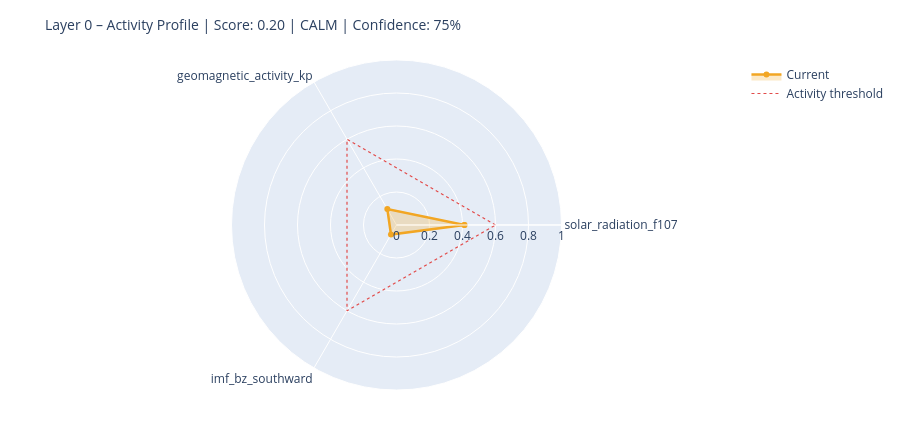

Notebook code for this chart:
### Markdown cell above
---
## 6. State Assessment & Handoff to Layer 1

### Code cell
# ============================================================
# STEP 1 – Collect raw values with source modes
# Mode: 'primary' | 'fallback_3h' | 'last_valid' | 'missing'
# ============================================================

def safe_last(df, col):
    if df is None or col not in df.columns: return None
    s = df[col].dropna()
    return float(s.iloc[-1]) if not s.empty else None

f107_now = safe_last(df_f107, 'f10.7')
bz_now   = safe_last(df_mag,  'bz_gsm')
kp_now   = safe_last(df_kp,   'kp')
sw_now   = safe_last(df_sw,   'speed')

source_modes = {
    'F10.7':    'primary'  if f107_now is not None else 'missing',
    'Kp':       'primary'  if kp_now   is not None else 'missing',
    'IMF_Bz':   'primary'  if bz_now   is not None else 'missing',
    'SW_speed': 'primary'  if sw_now   is not None else 'missing',
}

# Kp Fallback – 3h endpoint
if kp_now is None:
    try:
        r = requests.get(
            'https://services.swpc.noaa.gov/json/noaa-planetary-k-index.json',
            timeout=10)
        r.raise_for_status()
        fb = pd.DataFrame(r.json())
        tc = next((c for c in fb.columns if 'time' in c.lower()), fb.columns[0])
        kc = next((c for c in fb.columns if 'kp' in c.lower() and c != tc), None)
        if kc:
            fb[kc] = fb[kc].astype(str).str.extract(r'([0-9]+(?:\.[0-9]*)?)')[0]
            fb[kc] = pd.to_numeric(fb[kc], errors='coerce')
            fb = fb[fb[kc] >= 0].dropna(subset=[kc])
            if not fb.empty:
                kp_now = float(fb[kc].iloc[-1])
                source_modes['Kp'] = 'fallback_3h'
                print(f'  Kp fallback (3h): {kp_now:.1f}')
    except Exception as e:
        print(f'  Kp fallback failed: {e}')

# Solar Wind Fallback – last valid value
if sw_now is None and df_sw is not None and 'speed' in df_sw.columns:
    s = df_sw['speed'].dropna()
    if not s.empty:
        sw_now = float(s.iloc[-1])
        source_modes['SW_speed'] = 'last_valid'
        print(f'  SW fallback (last_valid): {sw_now:.0f} km/s')

print()
print('Source modes:', source_modes)

# ============================================================
# STEP 2 – Score from available components only
# ============================================================

def norm(v, lo, hi):
    if v is None: return None
    return max(0.0, min(1.0, (v - lo) / (hi - lo)))

COMPONENTS = {
    'solar_radiation_f107':    (f107_now, norm(f107_now, 60, 250)),
    'geomagnetic_activity_kp': (kp_now,   norm(kp_now,   0,   9)),
    'imf_bz_southward':        (bz_now,   norm(-(bz_now or 0) if bz_now else None, -5, 30)
                                           if bz_now is not None else None),
    'solar_wind_speed':        (sw_now,   norm(sw_now, 300, 800)),
}

available   = {k: v[1] for k, v in COMPONENTS.items() if v[1] is not None}
unavailable = [k for k, v in COMPONENTS.items() if v[1] is None]

layer0_score = round(sum(available.values()) / len(available), 4) if available else None
confidence   = round(len(available) / len(COMPONENTS), 2)

level = ('unknown'  if layer0_score is None
         else 'calm'     if layer0_score < 0.3
         else 'moderate' if layer0_score < 0.6
         else 'active')

# ============================================================
# STEP 3 – Dominant Driver
# ============================================================

def dominant_driver(kp, f107, bz, sw):
    candidates = []
    if kp   is not None and kp   >= 4:   candidates.append(('geomagnetic',    kp / 9))
    if sw   is not None and sw   >= 500:  candidates.append(('solar_wind',     sw / 800))
    if bz   is not None and bz   <= -5:   candidates.append(('imf_southward',  abs(bz) / 30))
    if f107 is not None and f107 >= 150:  candidates.append(('solar_radiation',f107 / 250))
    return max(candidates, key=lambda x: x[1])[0] if candidates else 'none'

driver = dominant_driver(kp_now, f107_now, bz_now, sw_now)

# ============================================================
# STEP 4 – Downstream expectations
# ============================================================

def downstream_expectation(driver, score, kp, bz, f107):
    exp = {
        'magnetosphere':        'calm',
        'ionosphere':           'calm',
        'schumann_resonance':   'unchanged',
        'lithosphere_currents': 'low',
    }
    if driver == 'geomagnetic' or (kp and kp >= 5):
        exp['magnetosphere']        = 'compressed / storm'
        exp['ionosphere']           = 'elevated disturbance (TEC variability)'
        exp['schumann_resonance']   = 'elevated amplitude possible'
        exp['lithosphere_currents'] = 'elevated induction currents'
    elif driver == 'imf_southward' or (bz and bz <= -5):
        exp['magnetosphere']        = 'energy coupling active'
        exp['ionosphere']           = 'elevated electron density possible'
        exp['schumann_resonance']   = 'slight modulation possible'
    elif driver == 'solar_radiation' or (f107 and f107 >= 150):
        exp['ionosphere']           = 'elevated ionization (F-layer)'
        exp['schumann_resonance']   = 'slightly elevated background activity'
    return exp

downstream = downstream_expectation(driver, layer0_score, kp_now, bz_now, f107_now)

# ============================================================
# CONSOLE OUTPUT
# ============================================================

W = 58
print('=' * W)
print('LAYER 0 – STATE ASSESSMENT')
print('=' * W)
for name, (raw_v, score_v) in COMPONENTS.items():
    if score_v is not None:
        bar = '█' * int(score_v * 20) + '░' * (20 - int(score_v * 20))
        print(f'  {name:<35}  {bar}  {score_v:.2f}')
    else:
        print(f'  {name:<35}  {"─" * 20}  n/a')
print('-' * W)
print(f'  Score ({len(available)}/{len(COMPONENTS)} components):  {layer0_score:.3f}')
print(f'  Confidence:         {confidence:.0%}')
print(f'  Level:              {level.upper()}')
print(f'  Dominant Driver:    {driver}')

# Radar chart
cats = list(available.keys())
vals = list(available.values())
if len(cats) >= 3:
    fig = go.Figure()
    fig.add_trace(go.Scatterpolar(
        r=vals + [vals[0]], theta=cats + [cats[0]],
        fill='toself', fillcolor='rgba(242,166,35,0.25)',
        line=dict(color='#F2A623', width=2.5), name='Current'
    ))
    fig.add_trace(go.Scatterpolar(
        r=[0.6] * (len(cats) + 1), theta=cats + [cats[0]],
        line=dict(color='#E24B4A', dash='dot', width=1.2),
        mode='lines', name='Activity threshold'
    ))
    fig.update_layout(
        title=dict(text=f'Layer 0 – Activity Profile | Score: {layer0_score:.2f} | {level.upper()} | Confidence: {confidence:.0%}',
                   font=dict(size=14)),
        polar=dict(radialaxis=dict(visible=True, range=[0, 1])),
        height=430, showlegend=True,
        margin=dict(l=60, r=60, t=60, b=40)
    )
    fig.show()

### Figure 1 — Plotly figure (JSON) as saved in the notebook; plotly's stock layout.template omitted (floating-point values rounded to 4 significant figures)
{"data": [{"fill": "toself", "fillcolor": "rgba(242,166,35,0.25)", "line": {"color": "#F2A623", "width": 2.5}, "name": "Current", "r": [0.4116, 0.1111, 0.06686, 0.4116], "theta": ["solar_radiation_f107", "geomagnetic_activity_kp", "imf_bz_southward", "solar_radiation_f107"], "type": "scatterpolar"}, {"line": {"color": "#E24B4A", "dash": "dot", "width": 1.2}, "mode": "lines", "name": "Activity threshold", "r": [0.6, 0.6, 0.6, 0.6], "theta": ["solar_radiation_f107", "geomagnetic_activity_kp", "imf_bz_southward", "solar_radiation_f107"], "type": "scatterpolar"}], "layout": {"height": 430, "margin": {"b": 40, "l": 60, "r": 60, "t": 60}, "polar": {"radialaxis": {"range": [0, 1], "visible": true}}, "showlegend": true, "title": {"font": {"size": 14}, "text": "Layer 0 – Activity Profile | Score: 0.20 | CALM | Confidence: 75%"}}}
